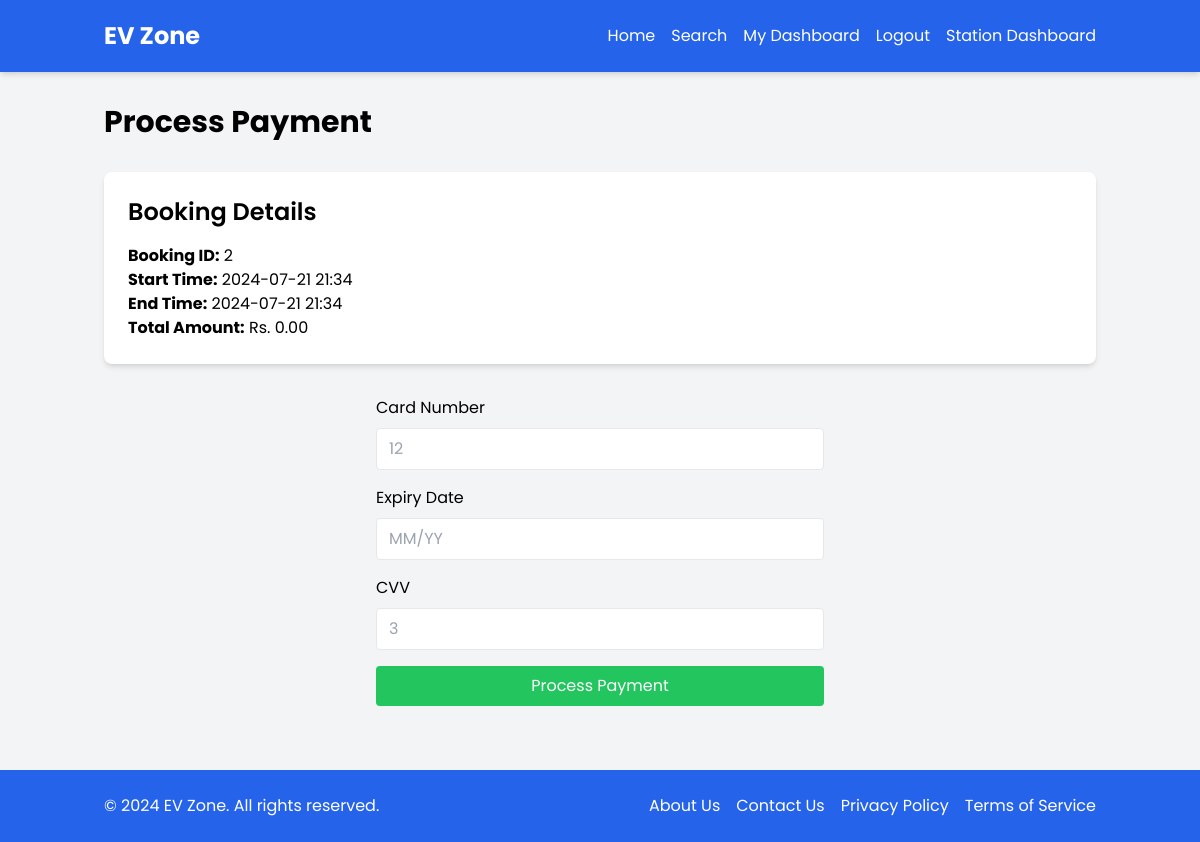
Page /EV1/process_payment.php?booking_id=2 (signed in) on the committed database.
### tables this page shows
CREATE TABLE `bookings` (
  `id` int(11) NOT NULL,
  `user_id` int(11) NOT NULL,
  `slot_id` int(11) NOT NULL,
  `start_time` datetime NOT NULL,
  `end_time` datetime NOT NULL,
  `total_price` decimal(10,2) NOT NULL,
  `payment_status` enum('pending','completed') DEFAULT 'pending',
  `created_at` timestamp NOT NULL DEFAULT current_timestamp()
);

### EV1/config.php (called while the page is built, shortened)
<?php
$conn = mysqli_connect(DB_HOST, DB_USER, DB_PASS, DB_NAME);
function sanitize($input) {
    global $conn;
    return mysqli_real_escape_string($conn, trim($input));
}

### EV1/process_payment.php (the view, shortened to what this page needs)
<?php
require_once 'config.php';
$booking_id = sanitize($_GET['booking_id']);
$user_id = $_SESSION['user_id'];
$booking_query = "SELECT * FROM bookings WHERE id = $booking_id AND user_id = $user_id";
$booking_result = mysqli_query($conn, $booking_query);
$booking = mysqli_fetch_assoc($booking_result);
$success = '';
include 'header.php';
?>
<div class="container mx-auto px-4 py-8">
    <h1 class="text-3xl font-bold mb-8">Process Payment</h1>
    <?php if ($success): ?>
        <div class="bg-green-100 border border-green-400 text-green-700 px-4 py-3 rounded mb-4" role="alert">
            <p><?php echo $success; ?></p>
        </div>
        <a href="user_dashboard.php" class="bg-blue-500 text-white px-4 py-2 rounded hover:bg-blue-600">Return to Dashboard</a>
    <?php else: ?>
        <div class="bg-white p-6 rounded-lg shadow-md mb-8">
            <h2 class="text-2xl font-semibold mb-4">Booking Details</h2>
            <p><strong>Booking ID:</strong> <?php echo $booking['id']; ?></p>
            <p><strong>Start Time:</strong> <?php echo date('Y-m-d H:i', strtotime($booking['start_time'])); ?></p>
            <p><strong>End Time:</strong> <?php echo date('Y-m-d H:i', strtotime($booking['end_time'])); ?></p>
            <p><strong>Total Amount:</strong> Rs. <?php echo number_format($booking['total_price'], 2); ?></p>
        </div>
        <form action="process_payment.php?booking_id=<?php echo $booking_id; ?>" method="POST" class="max-w-md mx-auto">
            <div class="mb-4">
                <label for="card_number" class="block mb-2">Card Number</label>
                <input type="text" id="card_number" name="card_number" required class="w-full px-3 py-2 border rounded" placeholder="12">
            </div>
            <div class="mb-4">
                <label for="expiry_date" class="block mb-2">Expiry Date</label>
                <input type="text" id="expiry_date" name="expiry_date" required class="w-full px-3 py-2 border rounded" placeholder="MM/YY">
            </div>
            <div class="mb-4">
                <label for="cvv" class="block mb-2">CVV</label>
                <input type="text" id="cvv" name="cvv" required class="w-full px-3 py-2 border rounded" placeholder="3">
            </div>
            <button type="submit" class="w-full bg-green-500 text-white px-4 py-2 rounded hover:bg-green-600">Process Payment</button>
        </form>
    <?php endif; ?>
</div>
<?php include 'footer.php'; ?>

### EV1/header.php (style rules this page uses)
body { font-family: 'Poppins', sans-serif; }

### rows in the picture
bookings: id "2", start_time "2024-07-21 21:34", end_time "2024-07-21 21:34", total_price "0.00"
